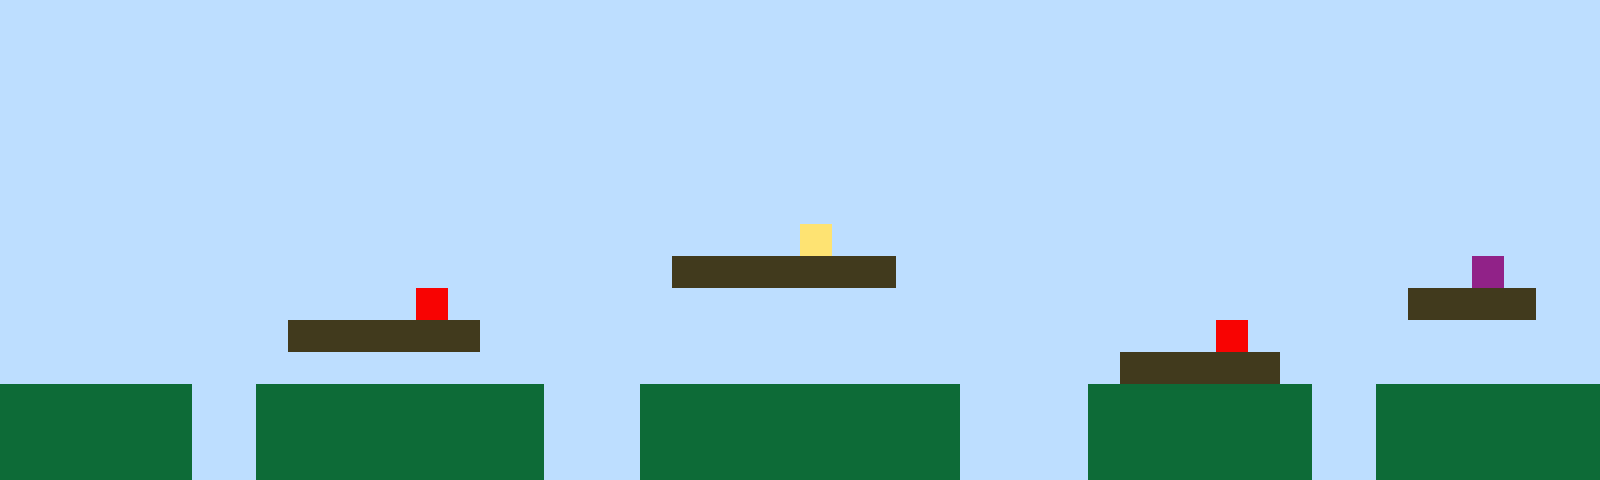

Below is a game level as drawn by its tile map, then a one-line description and the .tmx file that defines it, in full:
An orthogonal 50x15 tile map with 32x32 px tiles, 1 tile layer (Tile Layer 1).

<map version="1.10" tiledversion="1.11.2" orientation="orthogonal" renderorder="right-up" width="50" height="15" tilewidth="32" tileheight="32" infinite="0" nextlayerid="2" nextobjectid="1"><editorsettings><export target="map1.csv" format="csv" /></editorsettings><tileset firstgid="1" name="sprites" tilewidth="32" tileheight="32" tilecount="6" columns="3"><image source="sprites.png" width="96" height="64" /></tileset><layer id="1" name="Tile Layer 1" width="50" height="15"><data encoding="csv">1,1,1,1,1,1,1,1,1,1,1,1,1,1,1,1,1,1,1,1,1,1,1,1,1,1,1,1,1,1,1,1,1,1,1,1,1,1,1,1,1,1,1,1,1,1,1,1,1,1,1,1,1,1,1,1,1,1,1,1,1,1,1,1,1,1,1,1,1,1,1,1,1,1,1,1,1,1,1,1,1,1,1,1,1,1,1,1,1,1,1,1,1,1,1,1,1,1,1,1,1,1,1,1,1,1,1,1,1,1,1,1,1,1,1,1,1,1,1,1,1,1,1,1,1,1,1,1,1,1,1,1,1,1,1,1,1,1,1,1,1,1,1,1,1,1,1,1,1,1,1,1,1,1,1,1,1,1,1,1,1,1,1,1,1,1,1,1,1,1,1,1,1,1,1,1,1,1,1,1,1,1,1,1,1,1,1,1,1,1,1,1,1,1,1,1,1,1,1,1,1,1,1,1,1,1,1,1,1,1,1,1,1,1,1,1,1,1,1,1,1,1,1,1,1,1,1,1,1,1,1,1,1,1,1,1,1,1,1,1,1,1,1,1,1,1,1,1,1,1,1,1,1,1,1,1,1,1,1,1,1,1,1,1,1,1,1,1,1,1,1,1,1,1,1,1,1,1,1,1,1,1,1,1,1,1,1,1,1,1,1,1,1,1,1,1,1,1,1,1,1,1,1,1,1,1,1,1,1,1,1,1,1,1,1,1,1,1,1,1,1,1,1,1,1,1,1,1,1,1,1,1,1,1,1,1,1,1,1,1,1,1,1,1,1,1,1,1,1,1,1,1,1,1,1,1,1,1,1,1,1,1,1,1,1,1,1,1,1,1,1,1,1,1,1,4,1,1,1,1,1,1,1,1,1,1,1,1,1,1,1,1,1,1,1,1,1,1,1,1,1,1,1,1,1,1,1,1,1,1,1,1,1,1,1,1,1,1,1,1,1,3,3,3,3,3,3,3,1,1,1,1,1,1,1,1,1,1,1,1,1,1,1,1,1,1,6,1,1,1,1,1,1,1,1,1,1,1,1,1,1,1,1,5,1,1,1,1,1,1,1,1,1,1,1,1,1,1,1,1,1,1,1,1,1,1,1,1,1,1,1,1,1,1,3,3,3,3,1,1,1,1,1,1,1,1,1,1,1,3,3,3,3,3,3,1,1,1,1,1,1,1,1,1,1,1,1,1,1,1,1,1,1,1,1,1,1,1,5,1,1,1,1,1,1,1,1,1,1,1,1,1,1,1,1,1,1,1,1,1,1,1,1,1,1,1,1,1,1,1,1,1,1,1,1,1,1,1,1,1,1,1,1,1,1,3,3,3,3,3,1,1,1,1,1,1,1,1,1,1,2,2,2,2,2,2,1,1,2,2,2,2,2,2,2,2,2,1,1,1,2,2,2,2,2,2,2,2,2,2,1,1,1,1,2,2,2,2,2,2,2,1,1,2,2,2,2,2,2,2,2,2,2,2,2,2,1,1,2,2,2,2,2,2,2,2,2,1,1,1,2,2,2,2,2,2,2,2,2,2,1,1,1,1,2,2,2,2,2,2,2,1,1,2,2,2,2,2,2,2,2,2,2,2,2,2,1,1,2,2,2,2,2,2,2,2,2,1,1,1,2,2,2,2,2,2,2,2,2,2,1,1,1,1,2,2,2,2,2,2,2,1,1,2,2,2,2,2,2,2</data></layer></map>
